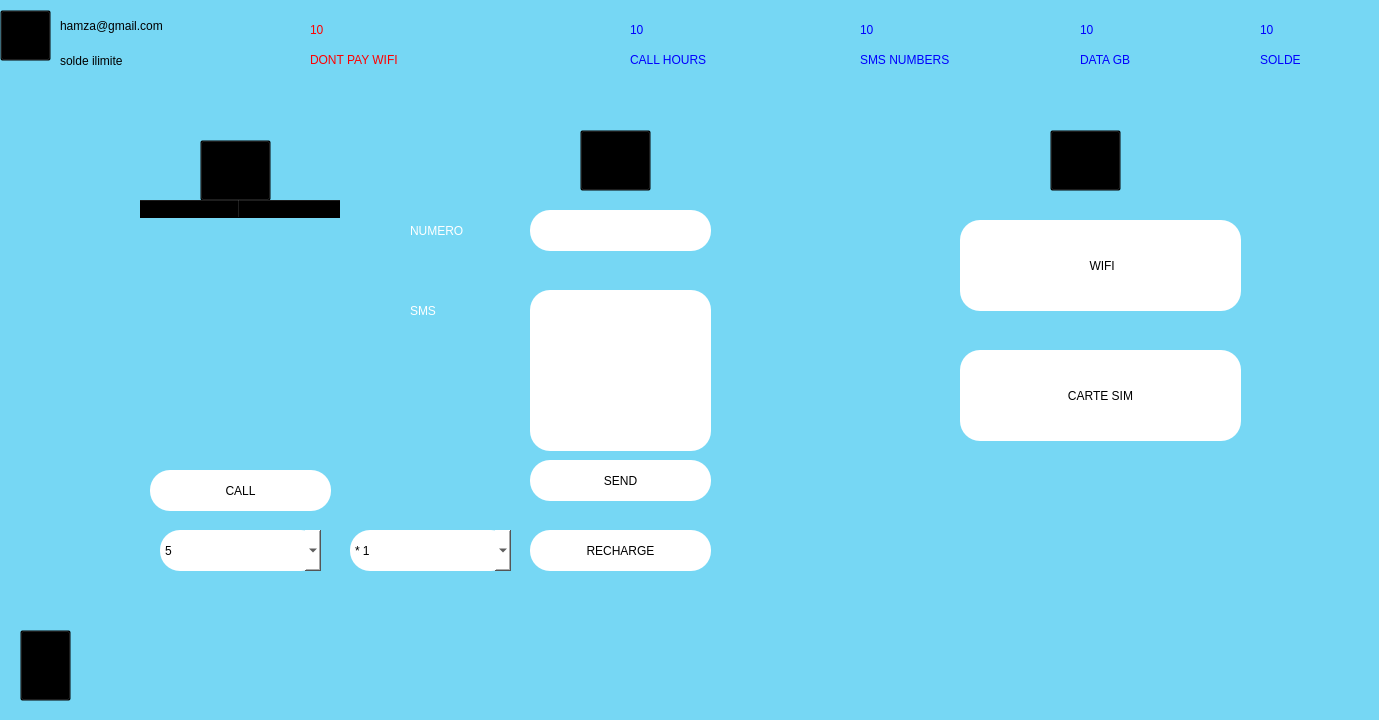
<?xml version="1.0" encoding="UTF-8"?>
<ui version="4.0">
 <class>Form</class>
 <widget class="QWidget" name="Form">
  <property name="geometry">
   <rect>
    <x>0</x>
    <y>0</y>
    <width>1379</width>
    <height>720</height>
   </rect>
  </property>
  <property name="minimumSize">
   <size>
    <width>1379</width>
    <height>720</height>
   </size>
  </property>
  <property name="maximumSize">
   <size>
    <width>1379</width>
    <height>720</height>
   </size>
  </property>
  <property name="windowTitle">
   <string>Form</string>
  </property>
  <property name="styleSheet">
   <string notr="true">background:#76D7F4</string>
  </property>
  <widget class="QPushButton" name="pushButton">
   <property name="geometry">
    <rect>
     <x>580</x>
     <y>130</y>
     <width>71</width>
     <height>61</height>
    </rect>
   </property>
   <property name="cursor">
    <cursorShape>PointingHandCursor</cursorShape>
   </property>
   <property name="styleSheet">
    <string notr="true">image: url(C:/Users/admin/Desktop/OPEN TELECOM/7b7bc658d3fce83780679e84dc62f2fa.png);
background:transparent</string>
   </property>
   <property name="text">
    <string/>
   </property>
  </widget>
  <widget class="QPushButton" name="pushButton_2">
   <property name="geometry">
    <rect>
     <x>200</x>
     <y>140</y>
     <width>71</width>
     <height>61</height>
    </rect>
   </property>
   <property name="cursor">
    <cursorShape>PointingHandCursor</cursorShape>
   </property>
   <property name="styleSheet">
    <string notr="true">image: url(C:/Users/admin/Desktop/OPEN TELECOM/phone-icon-png--clipart-best-17.png);
background:transparent</string>
   </property>
   <property name="text">
    <string/>
   </property>
  </widget>
  <widget class="QPushButton" name="pushButton_3">
   <property name="geometry">
    <rect>
     <x>1050</x>
     <y>130</y>
     <width>71</width>
     <height>61</height>
    </rect>
   </property>
   <property name="cursor">
    <cursorShape>PointingHandCursor</cursorShape>
   </property>
   <property name="styleSheet">
    <string notr="true">image: url(C:/Users/admin/Desktop/OPEN TELECOM/add-1-icon--flatastic-1-iconset--custom-icon-design-0.png);
background:transparent</string>
   </property>
   <property name="text">
    <string/>
   </property>
  </widget>
  <widget class="QPushButton" name="pushButton_4">
   <property name="geometry">
    <rect>
     <x>0</x>
     <y>10</y>
     <width>51</width>
     <height>51</height>
    </rect>
   </property>
   <property name="cursor">
    <cursorShape>PointingHandCursor</cursorShape>
   </property>
   <property name="styleSheet">
    <string notr="true">image: url(C:/Users/admin/Desktop/OPEN TELECOM/gamer.png);
background:transparent</string>
   </property>
   <property name="text">
    <string/>
   </property>
  </widget>
  <widget class="QLabel" name="label_21">
   <property name="geometry">
    <rect>
     <x>60</x>
     <y>10</y>
     <width>151</width>
     <height>31</height>
    </rect>
   </property>
   <property name="styleSheet">
    <string notr="true">font: 75 12pt &quot;Josefin Sans SemiBold&quot;;
</string>
   </property>
   <property name="text">
    <string>hamza@gmail.com</string>
   </property>
  </widget>
  <widget class="QPushButton" name="pushButton_12">
   <property name="geometry">
    <rect>
     <x>150</x>
     <y>470</y>
     <width>181</width>
     <height>41</height>
    </rect>
   </property>
   <property name="cursor">
    <cursorShape>PointingHandCursor</cursorShape>
   </property>
   <property name="styleSheet">
    <string notr="true">background:white;
border-radius: 20px;
font: 63 10pt &quot;Josefin Sans SemiBold&quot;;

</string>
   </property>
   <property name="text">
    <string>CALL</string>
   </property>
  </widget>
  <widget class="QPlainTextEdit" name="plainTextEdit_6">
   <property name="geometry">
    <rect>
     <x>530</x>
     <y>290</y>
     <width>181</width>
     <height>161</height>
    </rect>
   </property>
   <property name="styleSheet">
    <string notr="true">background:white;
border-radius: 20px;
font: 63 12pt &quot;Josefin Sans SemiBold&quot;;

</string>
   </property>
   <property name="plainText">
    <string/>
   </property>
  </widget>
  <widget class="QLabel" name="label_8">
   <property name="geometry">
    <rect>
     <x>410</x>
     <y>210</y>
     <width>81</width>
     <height>41</height>
    </rect>
   </property>
   <property name="styleSheet">
    <string notr="true">font: 63 12pt &quot;Josefin Sans SemiBold&quot;;
color:white
</string>
   </property>
   <property name="text">
    <string>NUMERO</string>
   </property>
  </widget>
  <widget class="QPushButton" name="pushButton_13">
   <property name="geometry">
    <rect>
     <x>530</x>
     <y>460</y>
     <width>181</width>
     <height>41</height>
    </rect>
   </property>
   <property name="cursor">
    <cursorShape>PointingHandCursor</cursorShape>
   </property>
   <property name="styleSheet">
    <string notr="true">background:white;
border-radius: 20px;
font: 63 10pt &quot;Josefin Sans SemiBold&quot;;

</string>
   </property>
   <property name="text">
    <string>SEND</string>
   </property>
  </widget>
  <widget class="QPlainTextEdit" name="plainTextEdit_7">
   <property name="geometry">
    <rect>
     <x>530</x>
     <y>210</y>
     <width>181</width>
     <height>41</height>
    </rect>
   </property>
   <property name="styleSheet">
    <string notr="true">background:white;
border-radius: 20px;
font: 63 12pt &quot;Josefin Sans SemiBold&quot;;

</string>
   </property>
   <property name="plainText">
    <string/>
   </property>
  </widget>
  <widget class="QLabel" name="label_9">
   <property name="geometry">
    <rect>
     <x>410</x>
     <y>290</y>
     <width>81</width>
     <height>41</height>
    </rect>
   </property>
   <property name="styleSheet">
    <string notr="true">font: 63 12pt &quot;Josefin Sans SemiBold&quot;;
color:white
</string>
   </property>
   <property name="text">
    <string>SMS</string>
   </property>
  </widget>
  <widget class="QPushButton" name="pushButton_14">
   <property name="geometry">
    <rect>
     <x>960</x>
     <y>350</y>
     <width>281</width>
     <height>91</height>
    </rect>
   </property>
   <property name="cursor">
    <cursorShape>PointingHandCursor</cursorShape>
   </property>
   <property name="styleSheet">
    <string notr="true">background:white;
border-radius: 20px;
font: 63 10pt &quot;Josefin Sans SemiBold&quot;;

</string>
   </property>
   <property name="text">
    <string>CARTE SIM</string>
   </property>
  </widget>
  <widget class="QPushButton" name="pushButton_15">
   <property name="geometry">
    <rect>
     <x>530</x>
     <y>530</y>
     <width>181</width>
     <height>41</height>
    </rect>
   </property>
   <property name="cursor">
    <cursorShape>PointingHandCursor</cursorShape>
   </property>
   <property name="styleSheet">
    <string notr="true">background:white;
border-radius: 20px;
font: 63 10pt &quot;Josefin Sans SemiBold&quot;;

</string>
   </property>
   <property name="text">
    <string>RECHARGE</string>
   </property>
  </widget>
  <widget class="QPushButton" name="pushButton_16">
   <property name="geometry">
    <rect>
     <x>960</x>
     <y>220</y>
     <width>281</width>
     <height>91</height>
    </rect>
   </property>
   <property name="cursor">
    <cursorShape>PointingHandCursor</cursorShape>
   </property>
   <property name="styleSheet">
    <string notr="true">background:white;
border-radius: 20px;
font: 63 10pt &quot;Josefin Sans SemiBold&quot;;

</string>
   </property>
   <property name="text">
    <string> WIFI</string>
   </property>
  </widget>
  <widget class="QLabel" name="label_49">
   <property name="geometry">
    <rect>
     <x>860</x>
     <y>20</y>
     <width>91</width>
     <height>20</height>
    </rect>
   </property>
   <property name="styleSheet">
    <string notr="true">font: 75 12pt &quot;Josefin Sans SemiBold&quot;;
color:BLUE
</string>
   </property>
   <property name="text">
    <string>10</string>
   </property>
  </widget>
  <widget class="QLabel" name="label_56">
   <property name="geometry">
    <rect>
     <x>580</x>
     <y>20</y>
     <width>41</width>
     <height>51</height>
    </rect>
   </property>
   <property name="styleSheet">
    <string notr="true">image: url(C:/Users/admin/Desktop/OPEN TELECOM/office-phone-icon--25.png);</string>
   </property>
   <property name="text">
    <string/>
   </property>
  </widget>
  <widget class="QLabel" name="label_28">
   <property name="geometry">
    <rect>
     <x>810</x>
     <y>20</y>
     <width>41</width>
     <height>51</height>
    </rect>
   </property>
   <property name="styleSheet">
    <string notr="true">image: url(C:/Users/admin/Desktop/OPEN TELECOM/156931.png);</string>
   </property>
   <property name="text">
    <string/>
   </property>
  </widget>
  <widget class="QLabel" name="label_51">
   <property name="geometry">
    <rect>
     <x>630</x>
     <y>20</y>
     <width>91</width>
     <height>20</height>
    </rect>
   </property>
   <property name="styleSheet">
    <string notr="true">font: 75 12pt &quot;Josefin Sans SemiBold&quot;;
color:BLUE
</string>
   </property>
   <property name="text">
    <string>10</string>
   </property>
  </widget>
  <widget class="QLabel" name="label_47">
   <property name="geometry">
    <rect>
     <x>310</x>
     <y>50</y>
     <width>171</width>
     <height>20</height>
    </rect>
   </property>
   <property name="styleSheet">
    <string notr="true">font: 75 12pt &quot;Josefin Sans SemiBold&quot;;
color:red
</string>
   </property>
   <property name="text">
    <string>DONT PAY WIFI</string>
   </property>
  </widget>
  <widget class="QLabel" name="label_50">
   <property name="geometry">
    <rect>
     <x>310</x>
     <y>20</y>
     <width>201</width>
     <height>20</height>
    </rect>
   </property>
   <property name="styleSheet">
    <string notr="true">font: 75 12pt &quot;Josefin Sans SemiBold&quot;;
color:red
</string>
   </property>
   <property name="text">
    <string>10</string>
   </property>
  </widget>
  <widget class="QLabel" name="label_53">
   <property name="geometry">
    <rect>
     <x>1080</x>
     <y>50</y>
     <width>81</width>
     <height>20</height>
    </rect>
   </property>
   <property name="styleSheet">
    <string notr="true">font: 75 12pt &quot;Josefin Sans SemiBold&quot;;
color:BLUE

</string>
   </property>
   <property name="text">
    <string>DATA GB</string>
   </property>
  </widget>
  <widget class="QLabel" name="label_59">
   <property name="geometry">
    <rect>
     <x>630</x>
     <y>50</y>
     <width>171</width>
     <height>20</height>
    </rect>
   </property>
   <property name="styleSheet">
    <string notr="true">font: 75 12pt &quot;Josefin Sans SemiBold&quot;;
color:BLUE

</string>
   </property>
   <property name="text">
    <string>CALL HOURS</string>
   </property>
  </widget>
  <widget class="QLabel" name="label_52">
   <property name="geometry">
    <rect>
     <x>860</x>
     <y>50</y>
     <width>171</width>
     <height>20</height>
    </rect>
   </property>
   <property name="styleSheet">
    <string notr="true">font: 75 12pt &quot;Josefin Sans SemiBold&quot;;
color:BLUE

</string>
   </property>
   <property name="text">
    <string>SMS NUMBERS</string>
   </property>
  </widget>
  <widget class="QLabel" name="label_57">
   <property name="geometry">
    <rect>
     <x>1080</x>
     <y>20</y>
     <width>91</width>
     <height>20</height>
    </rect>
   </property>
   <property name="styleSheet">
    <string notr="true">font: 75 12pt &quot;Josefin Sans SemiBold&quot;;
color:BLUE
</string>
   </property>
   <property name="text">
    <string>10</string>
   </property>
  </widget>
  <widget class="QLabel" name="label_54">
   <property name="geometry">
    <rect>
     <x>1030</x>
     <y>20</y>
     <width>41</width>
     <height>51</height>
    </rect>
   </property>
   <property name="styleSheet">
    <string notr="true">image: url(C:/Users/admin/Desktop/OPEN TELECOM/931898-200.png);</string>
   </property>
   <property name="text">
    <string/>
   </property>
  </widget>
  <widget class="QLabel" name="label_55">
   <property name="geometry">
    <rect>
     <x>240</x>
     <y>10</y>
     <width>61</width>
     <height>71</height>
    </rect>
   </property>
   <property name="styleSheet">
    <string notr="true">image: url(C:/Users/admin/Desktop/OPEN TELECOM/cash-payment-icon-5.png);</string>
   </property>
   <property name="text">
    <string/>
   </property>
  </widget>
  <widget class="QLabel" name="label_58">
   <property name="geometry">
    <rect>
     <x>1260</x>
     <y>50</y>
     <width>171</width>
     <height>20</height>
    </rect>
   </property>
   <property name="styleSheet">
    <string notr="true">font: 75 12pt &quot;Josefin Sans SemiBold&quot;;
color:BLUE

</string>
   </property>
   <property name="text">
    <string>SOLDE</string>
   </property>
  </widget>
  <widget class="QLabel" name="label_46">
   <property name="geometry">
    <rect>
     <x>1200</x>
     <y>20</y>
     <width>41</width>
     <height>51</height>
    </rect>
   </property>
   <property name="styleSheet">
    <string notr="true">image: url(C:/Users/admin/Desktop/OPEN TELECOM/493-4930874_bill-png-vector-money-logo-png.png);</string>
   </property>
   <property name="text">
    <string/>
   </property>
  </widget>
  <widget class="QLabel" name="label_48">
   <property name="geometry">
    <rect>
     <x>1260</x>
     <y>20</y>
     <width>111</width>
     <height>20</height>
    </rect>
   </property>
   <property name="styleSheet">
    <string notr="true">font: 75 12pt &quot;Josefin Sans SemiBold&quot;;
color:BLUE
</string>
   </property>
   <property name="text">
    <string>10</string>
   </property>
  </widget>
  <widget class="QPushButton" name="pushButton_6">
   <property name="geometry">
    <rect>
     <x>20</x>
     <y>630</y>
     <width>51</width>
     <height>71</height>
    </rect>
   </property>
   <property name="cursor">
    <cursorShape>PointingHandCursor</cursorShape>
   </property>
   <property name="styleSheet">
    <string notr="true">image: url(C:/Users/admin/Desktop/OPEN TELECOM/56805.png);
background:transparent</string>
   </property>
   <property name="text">
    <string/>
   </property>
  </widget>
  <widget class="QComboBox" name="comboBox">
   <property name="geometry">
    <rect>
     <x>350</x>
     <y>530</y>
     <width>161</width>
     <height>41</height>
    </rect>
   </property>
   <property name="styleSheet">
    <string notr="true">background:white;
border-radius:20px;
font: 63 10pt &quot;Josefin Sans SemiBold&quot;;</string>
   </property>
   <item>
    <property name="text">
     <string>* 1</string>
    </property>
   </item>
   <item>
    <property name="text">
     <string>*2</string>
    </property>
   </item>
   <item>
    <property name="text">
     <string>*3</string>
    </property>
   </item>
   <item>
    <property name="text">
     <string>SOLDE</string>
    </property>
   </item>
  </widget>
  <widget class="QLabel" name="label_22">
   <property name="geometry">
    <rect>
     <x>60</x>
     <y>50</y>
     <width>141</width>
     <height>21</height>
    </rect>
   </property>
   <property name="styleSheet">
    <string notr="true">font: 75 8pt &quot;Josefin Sans SemiBold&quot;;
</string>
   </property>
   <property name="text">
    <string>solde ilimite</string>
   </property>
  </widget>
  <widget class="QComboBox" name="comboBox_2">
   <property name="geometry">
    <rect>
     <x>160</x>
     <y>530</y>
     <width>161</width>
     <height>41</height>
    </rect>
   </property>
   <property name="styleSheet">
    <string notr="true">background:white;
border-radius:20px;
font: 63 10pt &quot;Josefin Sans SemiBold&quot;;</string>
   </property>
   <item>
    <property name="text">
     <string>5</string>
    </property>
   </item>
   <item>
    <property name="text">
     <string>10</string>
    </property>
   </item>
   <item>
    <property name="text">
     <string>20</string>
    </property>
   </item>
   <item>
    <property name="text">
     <string>30</string>
    </property>
   </item>
   <item>
    <property name="text">
     <string>50</string>
    </property>
   </item>
   <item>
    <property name="text">
     <string>100</string>
    </property>
   </item>
   <item>
    <property name="text">
     <string>200</string>
    </property>
   </item>
  </widget>
  <widget class="QTableWidget" name="tableWidget">
   <property name="geometry">
    <rect>
     <x>140</x>
     <y>200</y>
     <width>211</width>
     <height>251</height>
    </rect>
   </property>
   <property name="styleSheet">
    <string notr="true">background:transparent;
border:none;
font: 75 12pt  &quot;Josefin Sans SemiBold&quot;;</string>
   </property>
   <column>
    <property name="text">
     <string>from</string>
    </property>
   </column>
   <column>
    <property name="text">
     <string>duree</string>
    </property>
   </column>
  </widget>
 </widget>
 <resources>
  <include location="total.qrc"/>
 </resources>
 <connections/>
</ui>
